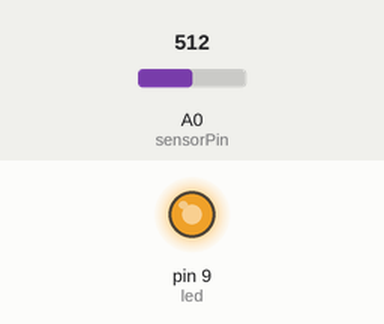
This sketch was run on a simulated Arduino Uno, built with avr-gcc and run on an emulated ATmega328P. On the bench: output pins drawn as LEDs (lit = HIGH). The inputs (shaded band) are chosen by the test bench; at power-on: A0 (sensorPin) = 512. What the sketch prints to the serial monitor is not drawn.

Above: at 0.46 s.
At 1.2 s:
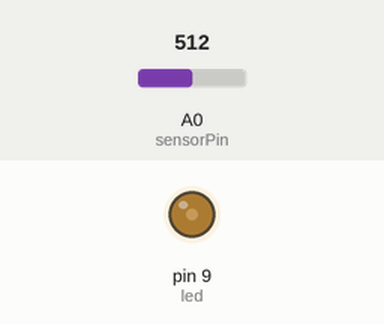
1.3 s: A0 (sensorPin) set to 491
Timing chart, 0 to 10.3 s (numbered marks = the images above; inputs shaded):
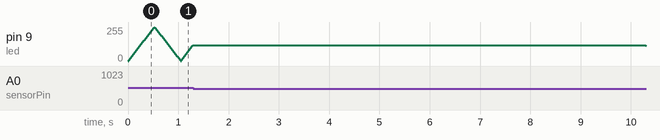

The sketch:

AdamSamsonfadeLDR.ino
```cpp
//Adam Samson
//Simple LDR sketch with pulsating LED, loosely adopted from "Fade" example sketch, modified.
int led = 9;
int brightness = 0;
int fadeAmount = 5;
const int sensorPin = 0; // connect sensor to analog input 0
void setup()
{
pinMode(led, OUTPUT); // enable output on the led pin
Serial.begin(9600);
}
void loop()
{
int fadespeed;
  int rate = analogRead(sensorPin);
  analogWrite(led, brightness);

   brightness = brightness + fadeAmount;
  if (brightness == 0 || brightness == 255) {
    fadeAmount = -fadeAmount ;
  }
      if(rate <= 500){
   fadespeed = 3;
 }
 else {
   fadespeed = 10;
 }
    delay(fadespeed);
    Serial.println(fadespeed);

}
```
